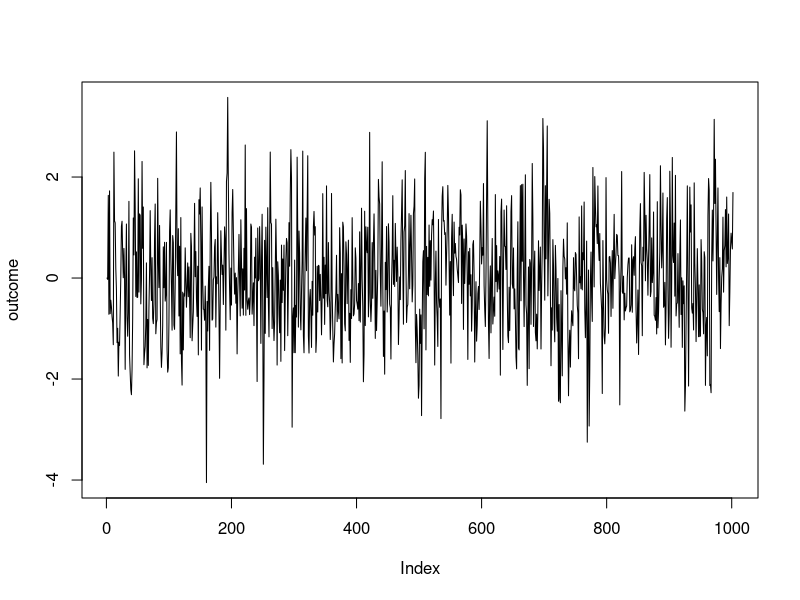
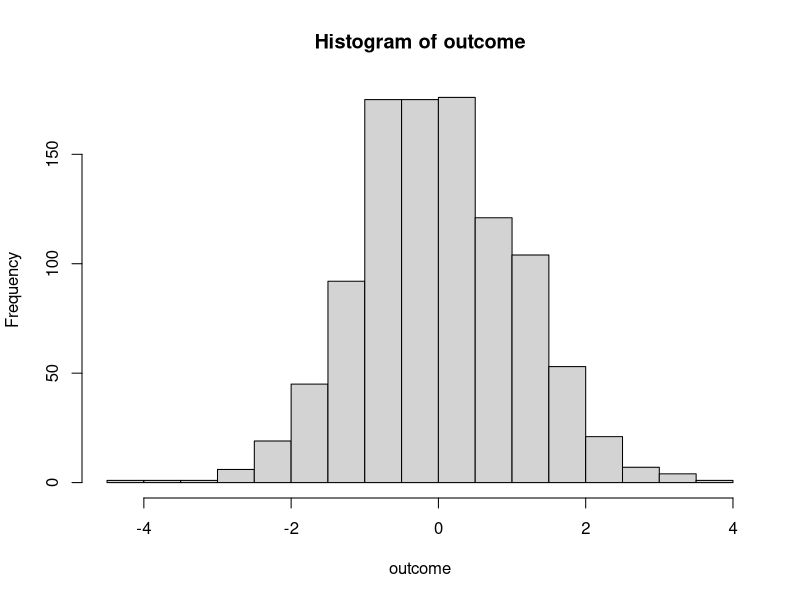

Here is the R script that generated these plots, in order:
## ---- chunk 1
scores = c(16, 14, 19, 17, 15, 20, 16, 14, 17, 
           15, 20, 17, 18, 19, 15, 17, 16, 18, 
           15, 17, 18, 14, 16, 15, 17, 14, 20)
## ---- chunk 2
low.to.hi = ((scores[1:26] < mean(scores)) * (scores[2:27] > mean(scores)))
hi.to.low = ((scores[1:26] > mean(scores)) * (scores[2:27] < mean(scores)))
crosses.mean = low.to.hi + hi.to.low
total.crossings = sum(crosses.mean)
## ---- chunk 3
outcome = c(0) # this is the starting value
phi = c(.25)
sigma = 1 # deviation of the process
t = 1000 # number of time periods
p = 1 # order

for(i in p:(t+p)){
    outcome = c(outcome, sum(outcome[(i-p+1):i] * phi) + rnorm(1,0,sigma**2))
}
## ---- chunk 4
plot(outcome, type='l')
## ---- chunk 5
hist(outcome)
## ---- chunk 6
model = ar(outcome)
## ---- chunk 7
k=3
model.bad.specification = ar(outcome, aic=FALSE, order.max=k)
